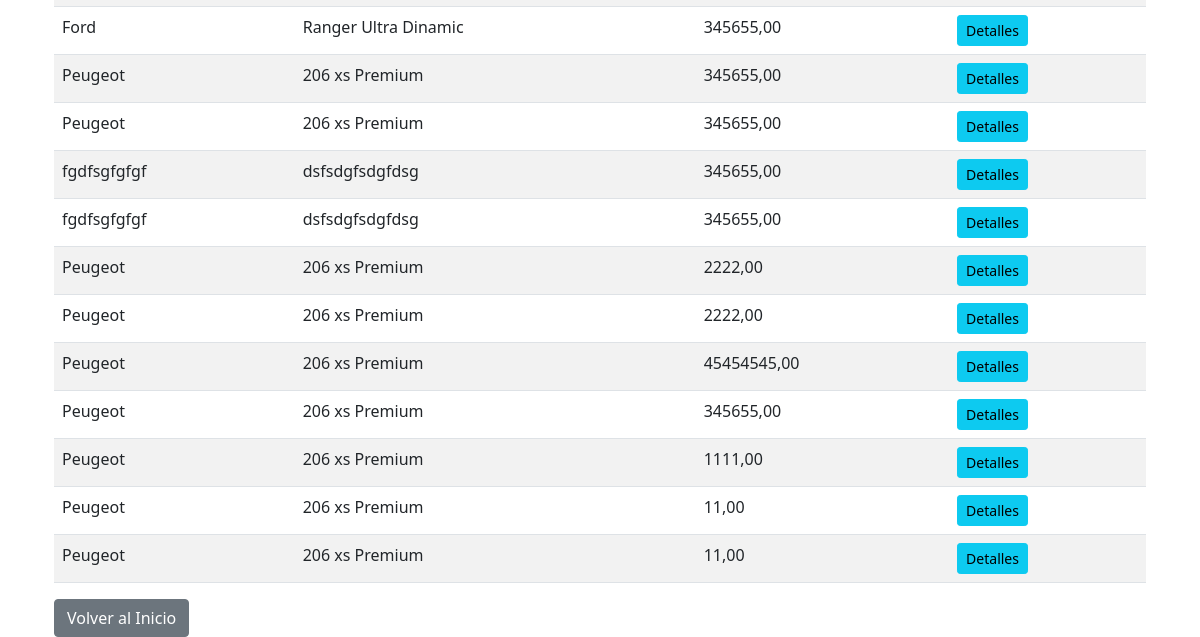
The app's page /gestion/autos/ (lower part), older data.
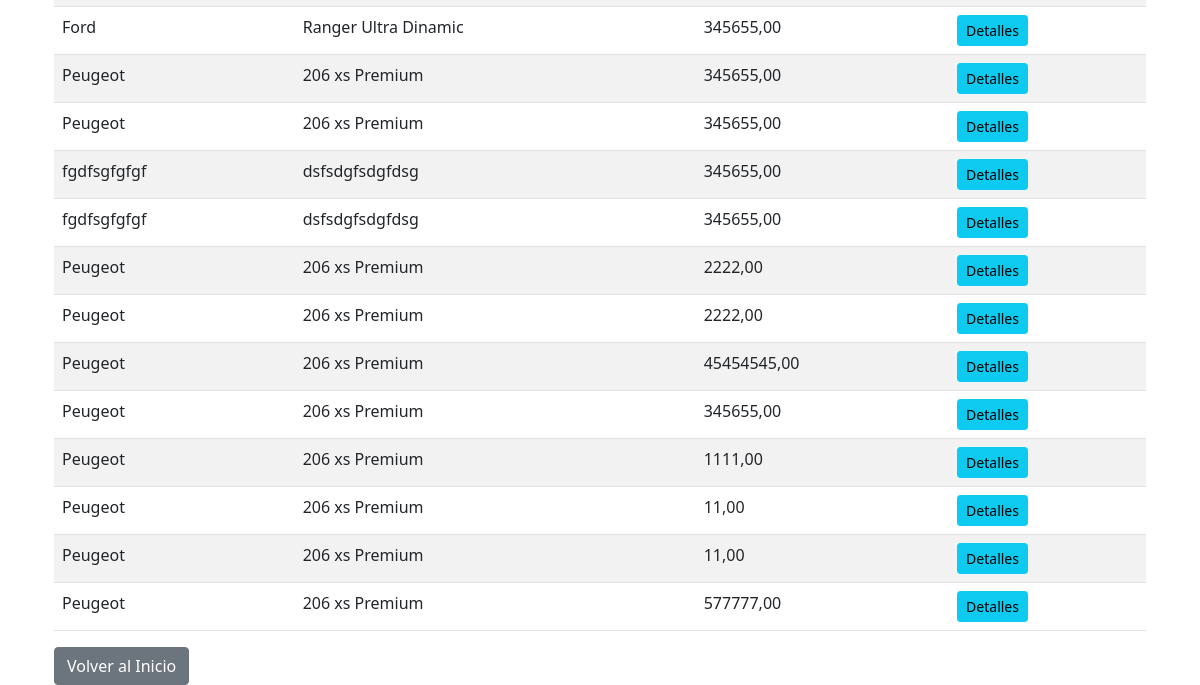
The same page, newer data.
### gestion/models.py (models this page shows, shortened)
class Auto(models.Model):
    marca = models.ForeignKey(Marca, on_delete=models.CASCADE, default=1, verbose_name=_("marca"))
    modelo = models.ForeignKey(ModeloAuto, on_delete=models.CASCADE, verbose_name=_("modelo"))
    categoria = models.ForeignKey(Categoria, on_delete=models.CASCADE, verbose_name=_("categoria"))
    precio = models.DecimalField(max_digits=10, decimal_places=2, verbose_name=_("precio"))
    imagen = models.ImageField(upload_to='autos/', null=True, blank=True, verbose_name=_("imagen"))
    descripcion = models.TextField(verbose_name=_("descripcion"))

class ModeloAuto(models.Model):
    marca = models.ForeignKey(Marca, on_delete=models.CASCADE)
    nombre = models.CharField(max_length=100)

class Marca(models.Model):
    nombre = models.CharField(max_length=100)

### gestion/views/auto_view.py (the view)
# urls.py: path('autos/', auto_view.AutoListView.as_view(), name='auto-list'),
class AutoListView(View):
    def get(self, request, *args, **kwargs):
        repo = AutoRepository()
        autos = repo.get_all()
        return render(request, 'autos/list.html', dict(autos=autos))

### gestion/context_processors.py (called while the page is built)
def user_info(request):
    user = request.user if request.user.is_authenticated else None
    return {
        'authenticated_user': user
    }

def all_brands(request):
    brands = cache.get('brands')
    if brands is None:
        brands = Marca.objects.all()
        cache.set('brands', brands, 36000)  # Cache por 10 horas (36000 segundos)
    return {'all_brands': brands}

def all_categories(request):
    categories = cache.get('categories')
    if categories is None:
        categories = Categoria.objects.all()  # Devuelve objetos completos
        cache.set('categories', categories, 36000)  # Cache por 10 horas (36000 segundos)
    return {'all_categories': categories}

### gestion/repositories/auto_repository.py (called while the page is built)
    def get_all(self) -> List[Auto]:
        return Auto.objects.all()

### gestion/templates/autos/list.html (shortened to what this page needs)
{% extends "home/base.html" %}
{% block content %}
<div class="container mt-3">
    <table class="table table-striped">
        <tbody>
            {% for auto in autos %}
                <tr>
                    <td>{{ auto.modelo.marca.nombre }}</td>
                    <td>{{ auto.modelo.nombre }}</td>
                    <td>{{ auto.precio }}</td>
                    <td>
                        <a href="{% url 'auto-detail' auto.id %}" class="btn btn-info btn-sm">Detalles</a>
                    </td>
                </tr>
            {% endfor %}
        </tbody>
    </table>
    <a href="{% url 'index' %}" class="btn btn-secondary">Volver al Inicio</a>
</div>
{% endblock %}

### home/templates/home/base.html (shortened to what this page needs)
<!DOCTYPE html>
<html lang="{{ LANGUAGE_CODE }}">
<head>
    {% load static %}
    {% load i18n %}
    <link href="https://cdn.jsdelivr.net/npm/bootstrap@5.1.3/dist/css/bootstrap.min.css" rel="stylesheet">
</head>
<body class="{% if 'login' in request.path or 'register' in request.path %}auth-body{% endif %}">
    <div class="container mt-4">
        {% block content %}
        {% endblock %}
    </div>
</body>
</html>

### home/templates/home/base.html (style rules this page uses)
body { background-image: url(''); background-size: cover; background-position: center; background-repeat: no-repeat; height: 100vh; margin: 0; }

Row changes from the older to the newer data that the page shows:
added Auto: modelo.marca.nombre "Peugeot", modelo.nombre "206 xs Premium", precio "577777,00"
